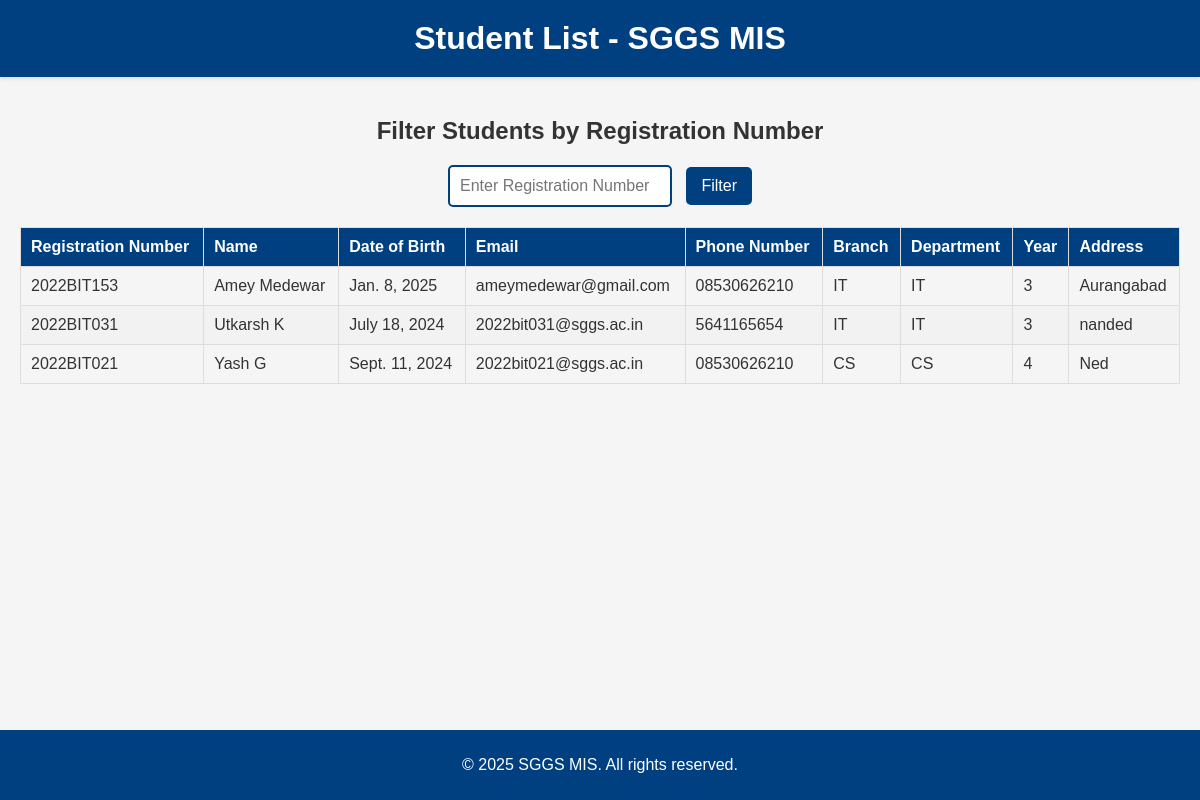
The page /students/ on the database its author committed.
### sggs/models.py (models this page shows, shortened)
class Student(models.Model):
    registration_number = models.CharField(max_length=15, unique=True)
    first_name = models.CharField(max_length=50)
    last_name = models.CharField(max_length=50)
    date_of_birth = models.DateField()
    email = models.EmailField(unique=True)
    phone_number = models.CharField(max_length=15)
    branch = models.CharField(max_length=50)
    department = models.CharField(max_length=50)
    year = models.IntegerField()
    address = models.TextField()

### sggs/views.py (the view)
# urls.py: path('students/', views.student_list, name='students'),  # Student list
def student_list(request):
    students = Student.objects.all()  # Fetch all students
    return render(request, 'students.html', {'students': students})

### sggs/templates/students.html (shortened to what this page needs)
<!DOCTYPE html>
<html lang="en">
<head>
</head>
<body>
    <header>
        <h1>Student List - SGGS MIS</h1>
    </header>
    <div class="content">
        <h2>Filter Students by Registration Number</h2>
        <form method="get" action="">
            <input type="text" name="registration_number" placeholder="Enter Registration Number" value="{{ request.GET.registration_number }}">
            <button type="submit">Filter</button>
        </form>
        <table>
            <thead>
                <tr>
                    <th>Registration Number</th>
                    <th>Name</th>
                    <th>Date of Birth</th>
                    <th>Email</th>
                    <th>Phone Number</th>
                    <th>Branch</th>
                    <th>Department</th>
                    <th>Year</th>
                    <th>Address</th>
                </tr>
            </thead>
            <tbody>
                {% for student in students %}
                <tr>
                    <td>{{ student.registration_number }}</td>
                    <td>{{ student.first_name }} {{ student.last_name }}</td>
                    <td>{{ student.date_of_birth }}</td>
                    <td>{{ student.email }}</td>
                    <td>{{ student.phone_number }}</td>
                    <td>{{ student.branch }}</td>
                    <td>{{ student.department }}</td>
                    <td>{{ student.year }}</td>
                    <td>{{ student.address }}</td>
                </tr>
                {% empty %}
                    <tr>
                        <td colspan="9">No students found.</td>
                    </tr>
                {% endfor %}
            </tbody>
        </table>
    </div>
    <footer>
        <p>&copy; 2025 SGGS MIS. All rights reserved.</p>
    </footer>
</body>
</html>

### sggs/templates/students.html (style rules this page uses)
body { font-family: Arial, sans-serif; margin: 0; padding: 0; background-color: #f5f5f5; color: #333; }
header { background-color: #004080; color: #fff; padding: 20px 0; text-align: center; box-shadow: 0 2px 4px rgba(0, 0, 0, 0.1); }
header h1 { margin: 0; }
.content { padding: 20px; text-align: center; }
.content form { margin-bottom: 20px; }
.content input[type="text"] { padding: 10px; font-size: 16px; margin-right: 10px; width: 200px; border: 2px solid #004080; border-radius: 5px; }
.content button { padding: 10px 15px; font-size: 16px; background-color: #004080; color: #fff; border: none; border-radius: 5px; cursor: pointer; }
table { width: 100%; border-collapse: collapse; margin-top: 20px; }
table th, table td { padding: 10px; text-align: left; border: 1px solid #ddd; }
table th { background-color: #004080; color: #fff; }
table tr:nth-child(even) { background-color: #f2f2f2; }
footer { background-color: #004080; color: #fff; text-align: center; padding: 10px 0; position: fixed; bottom: 0; width: 100%; }

### rows shown on the page
Student: registration_number "2022BIT153", first_name "Amey", last_name "Medewar", date_of_birth "Jan. 8, 2025", email "ameymedewar@gmail.com", phone_number "08530626210", branch "IT", department "IT", year "3", address "Aurangabad"
Student: registration_number "2022BIT031", first_name "Utkarsh", last_name "K", date_of_birth "July 18, 2024", email "2022bit031@sggs.ac.in", phone_number "5641165654", branch "IT", department "IT", year "3", address "nanded"
Student: registration_number "2022BIT021", first_name "Yash", last_name "G", date_of_birth "Sept. 11, 2024", email "2022bit021@sggs.ac.in", phone_number "08530626210", branch "CS", department "CS", year "4", address "Ned"
